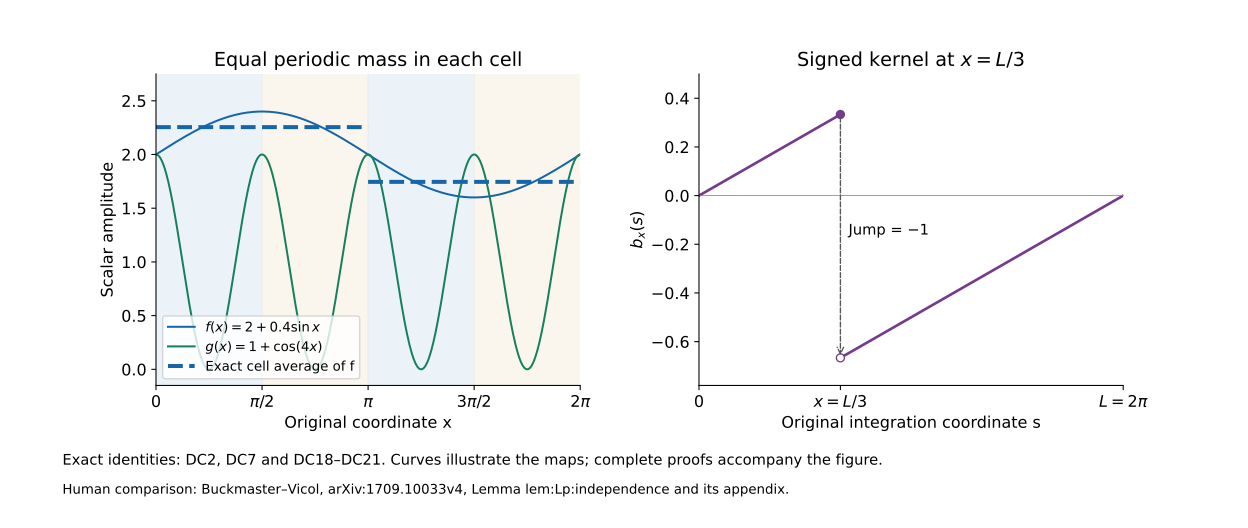

Write Python code to recreate this figure.
"""Original periodic cell averaging and its exact signed integral kernel."""
from pathlib import Path
import numpy as np
import matplotlib
matplotlib.use('Agg')
import matplotlib.pyplot as plt
R=Path(__file__).resolve().parent
plt.rcParams.update({'font.size':12,'axes.spines.top':False,'axes.spines.right':False})
L=2*np.pi;m=4;h=L/m
fig,ax=plt.subplots(1,2,figsize=(13,5.5))
x=np.linspace(0,L,1201)
ax[0].plot(x,2+.4*np.sin(x),color='#1565a8',label=r'$f(x)=2+0.4\sin x$')
ax[0].plot(x,1+np.cos(4*x),color='#16805d',label=r'$g(x)=1+\cos(4x)$')
for j in range(m):
 a=j*h;b=(j+1)*h
 ax[0].axvspan(a,b,color='#c5dcee' if j%2==0 else '#f2e6ca',alpha=.35)
 mean=2+.4*(np.cos(a)-np.cos(b))/h
 ax[0].plot([a,b],[mean,mean],color='#1565a8',lw=3,ls='--',label='Exact cell average of f' if j==0 else None)
ax[0].set(xlim=(0,L),ylim=(-.15,2.75),xlabel='Original coordinate x',ylabel='Scalar amplitude',title='Equal periodic mass in each cell')
ax[0].set_xticks([0,h,2*h,3*h,L],['0',r'$\pi/2$',r'$\pi$',r'$3\pi/2$',r'$2\pi$'])
ax[0].legend(loc='lower left',fontsize=10)
x0=L/3;s1=np.linspace(0,x0,301);s2=np.linspace(x0,L,601)
ax[1].plot(s1,s1/L,color='#743a8c',lw=2)
ax[1].plot(s2,s2/L-1,color='#743a8c',lw=2)
ax[1].plot([x0],[x0/L],'o',color='#743a8c')
ax[1].plot([x0],[x0/L-1],'o',mfc='white',mec='#743a8c')
ax[1].annotate('',xy=(x0,x0/L-1),xytext=(x0,x0/L),arrowprops={'arrowstyle':'->','linestyle':'--','color':'#555'})
ax[1].text(x0+.12,-.16,'Jump = −1',fontsize=11)
ax[1].axhline(0,color='#888',lw=.6)
ax[1].set(xlim=(0,L),ylim=(-.78,.5),xlabel='Original integration coordinate s',ylabel=r'$b_x(s)$',title=r'Signed kernel at $x=L/3$')
ax[1].set_xticks([0,x0,L],['0',r'$x=L/3$',r'$L=2\pi$'])
fig.subplots_adjust(bottom=.27,wspace=.28,top=.86)
fig.text(.05,.12,'Exact identities: DC2, DC7 and DC18–DC21. Curves illustrate the maps; complete proofs accompany the figure.',fontsize=11)
fig.text(.05,.065,'Human comparison: Buckmaster–Vicol, arXiv:1709.10033v4, Lemma lem:Lp:independence and its appendix.',fontsize=10)
for ext in ['png','svg']:fig.savefig(R/f'original-periodic-cell-map.{ext}',dpi=180)
